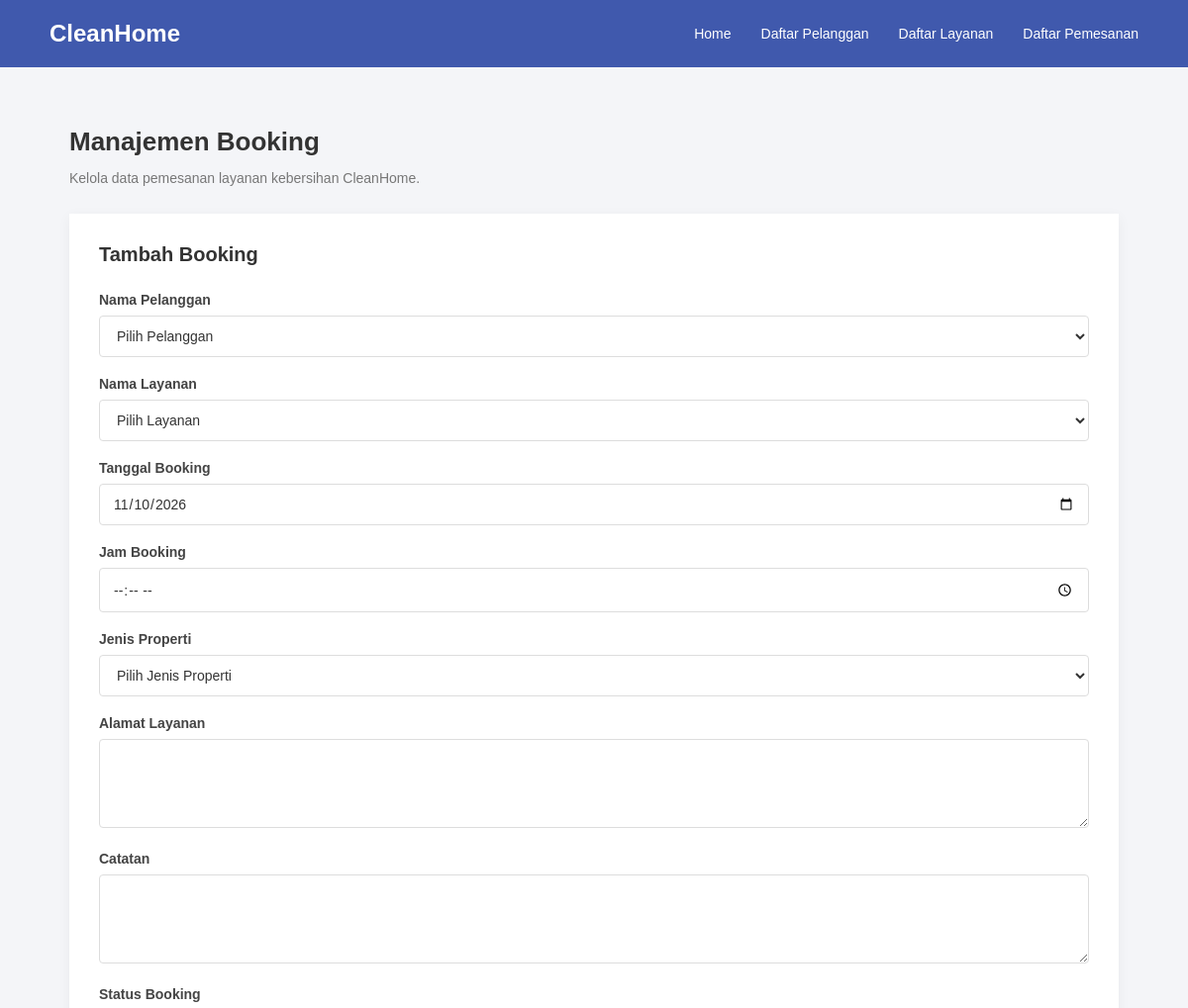
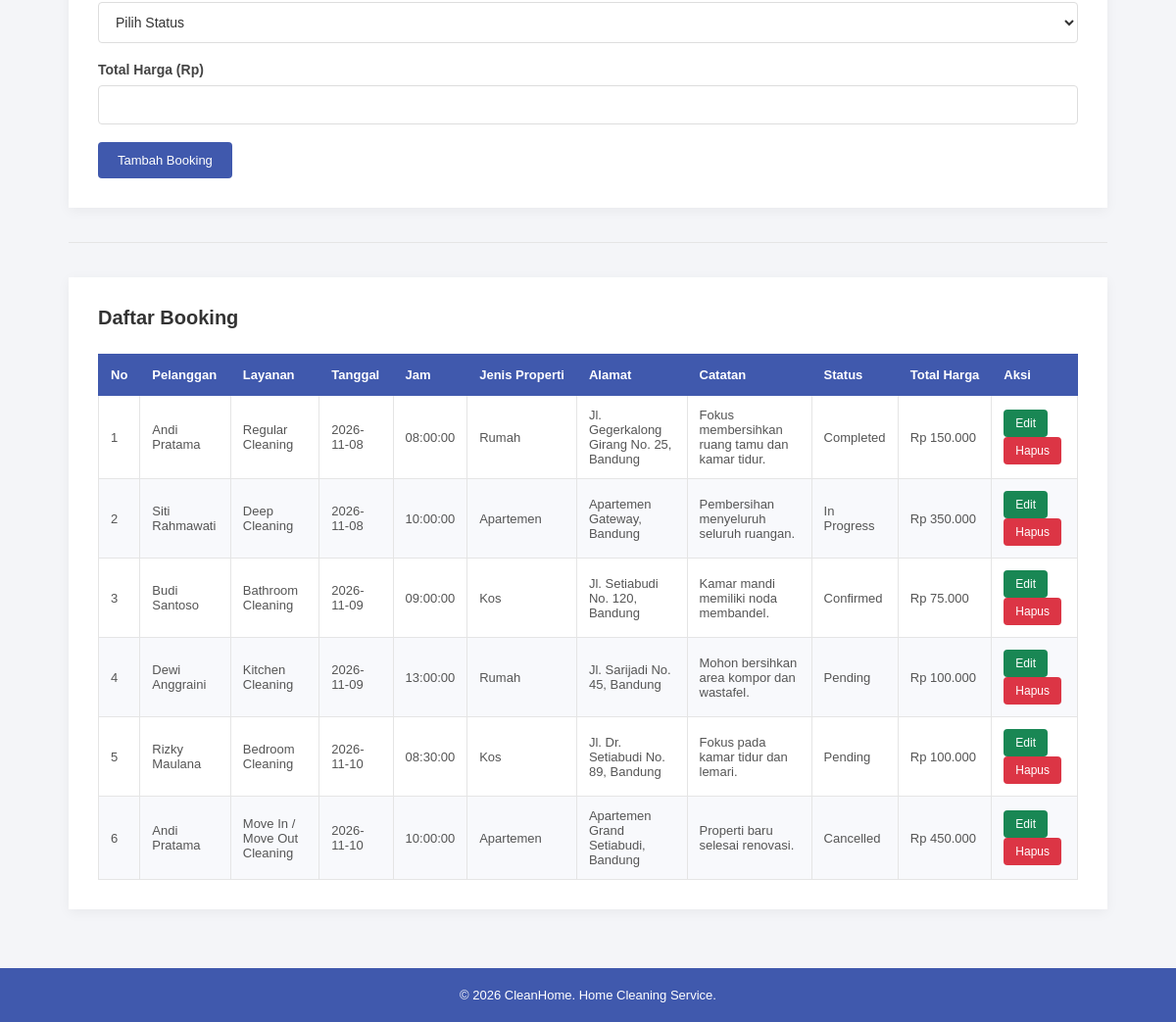
The app's page /view/booking.php with its own data (2 pictures, top to bottom).
### tables this page shows
CREATE TABLE bookings(
    id_booking INT AUTO_INCREMENT PRIMARY KEY,
    id_customer INT NOT NULL,
    id_service INT NOT NULL,
    tanggal_booking DATE NOT NULL DEFAULT(CURRENT_DATE),
    jam_booking TIME NOT NULL,
    jenis_properti ENUM('Rumah', 'Apartemen', 'Kos') NOT NULL,
    alamat_layanan TEXT NOT NULL,
    catatan TEXT NULL,
    status_booking ENUM('Pending', 'Confirmed', 'In Progress', 'Completed', 'Cancelled') NOT NULL DEFAULT 'Pending',
    total_harga DECIMAL(10, 2) NOT NULL,
    FOREIGN KEY(id_customer) REFERENCES customers(id_customer),
    FOREIGN KEY(id_service) REFERENCES services(id_service)
);

CREATE TABLE customers(
    id_customer INT AUTO_INCREMENT PRIMARY KEY, 
    nama_customer VARCHAR(255) NOT NULL, 
    email VARCHAR(100) NOT NULL UNIQUE, 
    no_telepon VARCHAR(20) NOT NULL
);

CREATE TABLE services(
    id_service INT AUTO_INCREMENT PRIMARY KEY,
    nama_service VARCHAR(100) NOT NULL,
    deskripsi TEXT NULL,
    durasi INT NOT NULL,
    harga DECIMAL(10, 2) NOT NULL
);

### config/db.php (called while the page is built, shortened)
<?php
class Database{
    private PDO $conn;
    public function __construct(){
        try{
            $this->conn = new PDO("mysql:host=localhost;dbname=db_homeservice", "root", "");
            $this->conn->setAttribute(PDO::ATTR_ERRMODE, PDO::ERRMODE_EXCEPTION);
        }catch(PDOException $e){
            die("Koneksi gagal: " . $e->getMessage());
        }
    }
    public function __get(string $name){
        if($name === 'conn'){
            return $this->conn;
        }
        return null;
    }
}

### class/Booking.php (called while the page is built, shortened)
<?php
require_once __DIR__ . '/../config/db.php';
class Booking{
    private PDO $db;
    public function __construct(){
        $this->db = (new Database())->conn;
    }
    public function getAllBooking(): array{
        $stmt = $this->db->prepare("SELECT * FROM bookings");
        $stmt->execute();
        return $stmt->fetchAll(PDO::FETCH_ASSOC);
    }
}

### class/Customer.php (called while the page is built, shortened)
<?php
require_once __DIR__ . '/../config/db.php';
class Customer{
    private PDO $db;
    public function __construct(){
        $this->db = (new Database())->conn;
    }
    public function getAllCustomerById(int $id_customer): array|false{
        $stmt = $this->db->prepare("SELECT * FROM customers WHERE id_customer = ?");
        $stmt->execute([$id_customer]);
        return $stmt->fetch(PDO::FETCH_ASSOC);
    }
}

### class/Service.php (called while the page is built, shortened)
<?php
require_once __DIR__ . '/../config/db.php';
class Service{
    private PDO $db;
    public function __construct(){
        $this->db = (new Database())->conn;
    }
    public function getServiceById(int $id_service): array|false{
        $stmt = $this->db->prepare("SELECT * FROM services WHERE id_service = ?");
        $stmt->execute([$id_service]);
        return $stmt->fetch(PDO::FETCH_ASSOC);
    }
}

### view/booking.php (the view, shortened to what this page needs)
<?php
require_once __DIR__ . '/../class/Booking.php';
require_once __DIR__ . '/../class/Customer.php';
require_once __DIR__ . '/../class/Service.php';
$booking = new Booking();
$customer = new Customer();
$service = new Service();
$editBooking = null;
$bookings = $booking->getAllBooking();
?>
<!DOCTYPE html>
<html lang="id">
<head>
    <link rel="stylesheet" href="../style.css">
</head>
<body>
<?php require_once 'header.php'; ?>
<main class="container">
    <h2>Manajemen Booking</h2>
    <p>Kelola data pemesanan layanan kebersihan CleanHome.</p>
    <section>
        <h3><?= $editBooking ? 'Edit Booking' : 'Tambah Booking'; ?></h3>
        <form method="POST">
            <label>Nama Pelanggan</label><br>
            <select name="id_customer" required>
                <option value="">Pilih Pelanggan</option>
            </select><br><br>
            <label>Nama Layanan</label><br>
            <select name="id_service" required>
                <option value="">Pilih Layanan</option>
            </select><br><br>
            <label>Tanggal Booking</label><br>
            <input type="date" name="tanggal_booking" value="<?= htmlspecialchars($editBooking['tanggal_booking'] ?? date('Y-m-d')); ?>" required><br><br>
            <label>Jam Booking</label><br>
            <input type="time" name="jam_booking" value="<?= htmlspecialchars($editBooking['jam_booking'] ?? ''); ?>" required><br><br>
            <label>Jenis Properti</label><br>
            <select name="jenis_properti" required>
                <option value="">Pilih Jenis Properti</option>
            </select><br><br>
            <label>Alamat Layanan</label><br>
            <textarea name="alamat_layanan" required><?= htmlspecialchars($editBooking['alamat_layanan'] ?? ''); ?></textarea><br><br>
            <label>Catatan</label><br>
            <textarea name="catatan"><?= htmlspecialchars($editBooking['catatan'] ?? ''); ?></textarea><br><br>
            <label>Status Booking</label><br>
            <select name="status_booking" required>
                <option value="">Pilih Status</option>
            </select><br><br>
            <label>Total Harga (Rp)</label><br>
            <input type="number" name="total_harga" min="0" step="0.01" value="<?= htmlspecialchars($editBooking['total_harga'] ?? ''); ?>" required><br><br>
            <?php if($editBooking): ?>
                <button type="submit" name="update">Update Booking</button>
                <a href="booking.php">Batal</a>
            <?php else: ?>
                <button type="submit" name="create">Tambah Booking</button>
            <?php endif; ?>
        </form>
    </section>
    <hr>
    <section>
        <h3>Daftar Booking</h3>
        <table border="1" cellpadding="10" cellspacing="0">
            <thead>
                <tr>
                    <th>No</th>
                    <th>Pelanggan</th>
                    <th>Layanan</th>
                    <th>Tanggal</th>
                    <th>Jam</th>
                    <th>Jenis Properti</th>
                    <th>Alamat</th>
                    <th>Catatan</th>
                    <th>Status</th>
                    <th>Total Harga</th>
                    <th>Aksi</th>
                </tr>
            </thead>
            <tbody>
                <?php if(!empty($bookings)): ?>
                    <?php $no = 1; ?>
                    <?php foreach($bookings as $row): ?>
                        <tr>
                            <td><?= $no++; ?></td>
                            <td><?= htmlspecialchars($customer->getAllCustomerById($row['id_customer'])['nama_customer'] ?? 'Tidak ditemukan'); ?></td>
                            <td><?= htmlspecialchars($service->getServiceById($row['id_service'])['nama_service'] ?? 'Tidak ditemukan'); ?></td>
                            <td><?= htmlspecialchars($row['tanggal_booking']); ?></td>
                            <td><?= htmlspecialchars($row['jam_booking']); ?></td>
                            <td><?= htmlspecialchars($row['jenis_properti']); ?></td>
                            <td><?= htmlspecialchars($row['alamat_layanan']); ?></td>
                            <td><?= htmlspecialchars($row['catatan'] ?? ''); ?></td>
                            <td><?= htmlspecialchars($row['status_booking']); ?></td>
                            <td>Rp <?= number_format($row['total_harga'], 0, ',', '.'); ?></td>
                            <td>
                                <form method="GET" style="display:inline;">
                                    <button type="submit" class="btn-edit">Edit</button>
                                </form>
                                <form method="POST" style="display:inline;" onsubmit="return confirm('Yakin ingin menghapus booking ini?')">
                                    <button type="submit" name="delete">Hapus</button>
                                </form>
                            </td>
                        </tr>
                    <?php endforeach; ?>
                <?php else: ?>
                    <tr>
                        <td colspan="11">Belum ada data booking.</td>
                    </tr>
                <?php endif; ?>
            </tbody>
        </table>
    </section>
</main>
<?php require_once 'footer.php'; ?>
</body>
</html>

### style.css (style rules this page uses)
* { margin: 0; padding: 0; box-sizing: border-box; }
body { font-family: Arial, sans-serif; background-color: #f4f5f8; color: #333; min-height: 100vh; display: flex; flex-direction: column; }
main { flex: 1; }
.container { width: 100%; max-width: 1100px; margin: 60px auto; padding: 0 20px; }
.container > h2 { font-size: 26px; margin-bottom: 10px; color: #333; }
.container > p { color: #777; font-size: 14px; margin-bottom: 30px; line-height: 1.6; }
.container section { background-color: white; padding: 30px; margin-top: 25px; box-shadow: 0 3px 12px rgba(0,0,0,0.05); }
.container section h3 { font-size: 20px; color: #333; margin-bottom: 25px; }
.container section form { width: 100%; }
.container section label { display: inline-block; font-size: 14px; font-weight: bold; color: #444; margin-bottom: 8px; }
.container section input, .container section select, .container section textarea { width: 100%; padding: 11px 13px; border: 1px solid #ddd; border-radius: 4px; font-family: Arial, sans-serif; font-size: 14px; color: #333; background-color: white; outline: none; transition: 0.3s; }
.container section textarea { min-height: 90px; resize: vertical; }
.container section button { background-color: #4059ad; color: white; border: none; padding: 11px 20px; border-radius: 4px; font-size: 13px; cursor: pointer; transition: 0.3s; }
.container section table { width: 100%; border-collapse: collapse; margin-top: 10px; background-color: white; font-size: 13px; }
.container section table th { background-color: #4059ad; color: white; padding: 13px 12px; text-align: left; white-space: nowrap; border: 1px solid #4059ad; }
.container section table td { padding: 12px; border: 1px solid #e5e5e5; color: #555; vertical-align: middle; }
.container section table tbody tr:nth-child(even) { background-color: #f8f9fc; }
.container section table td form { display: inline; }
.container section table td button { background-color: #dc3545; padding: 7px 12px; font-size: 12px; }
.container > p { line-height: 1.6; }
.container > p:has(+ section) { margin-bottom: 20px; }
.container hr { border: none; border-top: 1px solid #e5e5e5; margin: 35px 0; }
.container section table td .btn-edit { background-color: #198754; color: white; padding: 7px 12px; border: none; border-radius: 4px; font-size: 12px; cursor: pointer; transition: 0.3s; }

### records on screen
bookings: id_customer.nama_customer "Andi Pratama", id_service.nama_service "Regular Cleaning", tanggal_booking "2026-11-08", jam_booking "08:00:00", jenis_properti "Rumah", alamat_layanan "Jl. Gegerkalong Girang No. 25, Bandung", catatan "Fokus membersihkan ruang tamu dan kamar tidur.", status_booking "Completed", total_harga "150.000"
bookings: id_customer.nama_customer "Siti Rahmawati", id_service.nama_service "Deep Cleaning", tanggal_booking "2026-11-08", jam_booking "10:00:00", jenis_properti "Apartemen", alamat_layanan "Apartemen Gateway, Bandung", catatan "Pembersihan menyeluruh seluruh ruangan.", status_booking "In Progress", total_harga "350.000"
bookings: id_customer.nama_customer "Budi Santoso", id_service.nama_service "Bathroom Cleaning", tanggal_booking "2026-11-09", jam_booking "09:00:00", jenis_properti "Kos", alamat_layanan "Jl. Setiabudi No. 120, Bandung", catatan "Kamar mandi memiliki noda membandel.", status_booking "Confirmed", total_harga "75.000"
bookings: id_customer.nama_customer "Dewi Anggraini", id_service.nama_service "Kitchen Cleaning", tanggal_booking "2026-11-09", jam_booking "13:00:00", jenis_properti "Rumah", alamat_layanan "Jl. Sarijadi No. 45, Bandung", catatan "Mohon bersihkan area kompor dan wastafel.", status_booking "Pending", total_harga "100.000"
bookings: id_customer.nama_customer "Rizky Maulana", id_service.nama_service "Bedroom Cleaning", tanggal_booking "2026-11-10", jam_booking "08:30:00", jenis_properti "Kos", alamat_layanan "Jl. Dr. Setiabudi No. 89, Bandung", catatan "Fokus pada kamar tidur dan lemari.", status_booking "Pending", total_harga "100.000"
bookings: id_customer.nama_customer "Andi Pratama", id_service.nama_service "Move In / Move Out Cleaning", tanggal_booking "2026-11-10", jam_booking "10:00:00", jenis_properti "Apartemen", alamat_layanan "Apartemen Grand Setiabudi, Bandung", catatan "Properti baru selesai renovasi.", status_booking "Cancelled", total_harga "450.000"
